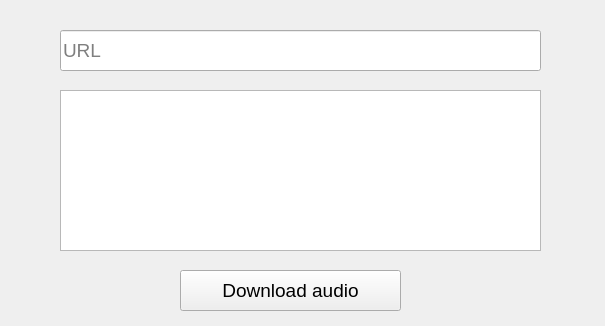
<?xml version="1.0" encoding="UTF-8"?>
<ui version="4.0">
 <class>MainWindow</class>
 <widget class="QMainWindow" name="MainWindow">
  <property name="geometry">
   <rect>
    <x>0</x>
    <y>0</y>
    <width>605</width>
    <height>326</height>
   </rect>
  </property>
  <property name="windowTitle">
   <string>MainWindow</string>
  </property>
  <widget class="QWidget" name="centralwidget">
   <widget class="QLineEdit" name="urlVideo">
    <property name="geometry">
     <rect>
      <x>60</x>
      <y>30</y>
      <width>481</width>
      <height>41</height>
     </rect>
    </property>
    <property name="font">
     <font>
      <pointsize>14</pointsize>
     </font>
    </property>
    <property name="placeholderText">
     <string>URL</string>
    </property>
   </widget>
   <widget class="QPushButton" name="downloadButton">
    <property name="geometry">
     <rect>
      <x>180</x>
      <y>270</y>
      <width>221</width>
      <height>41</height>
     </rect>
    </property>
    <property name="font">
     <font>
      <pointsize>14</pointsize>
     </font>
    </property>
    <property name="text">
     <string>Download audio</string>
    </property>
   </widget>
   <widget class="QPlainTextEdit" name="loggerBox">
    <property name="geometry">
     <rect>
      <x>60</x>
      <y>90</y>
      <width>481</width>
      <height>161</height>
     </rect>
    </property>
   </widget>
  </widget>
 </widget>
 <resources/>
 <connections/>
</ui>
